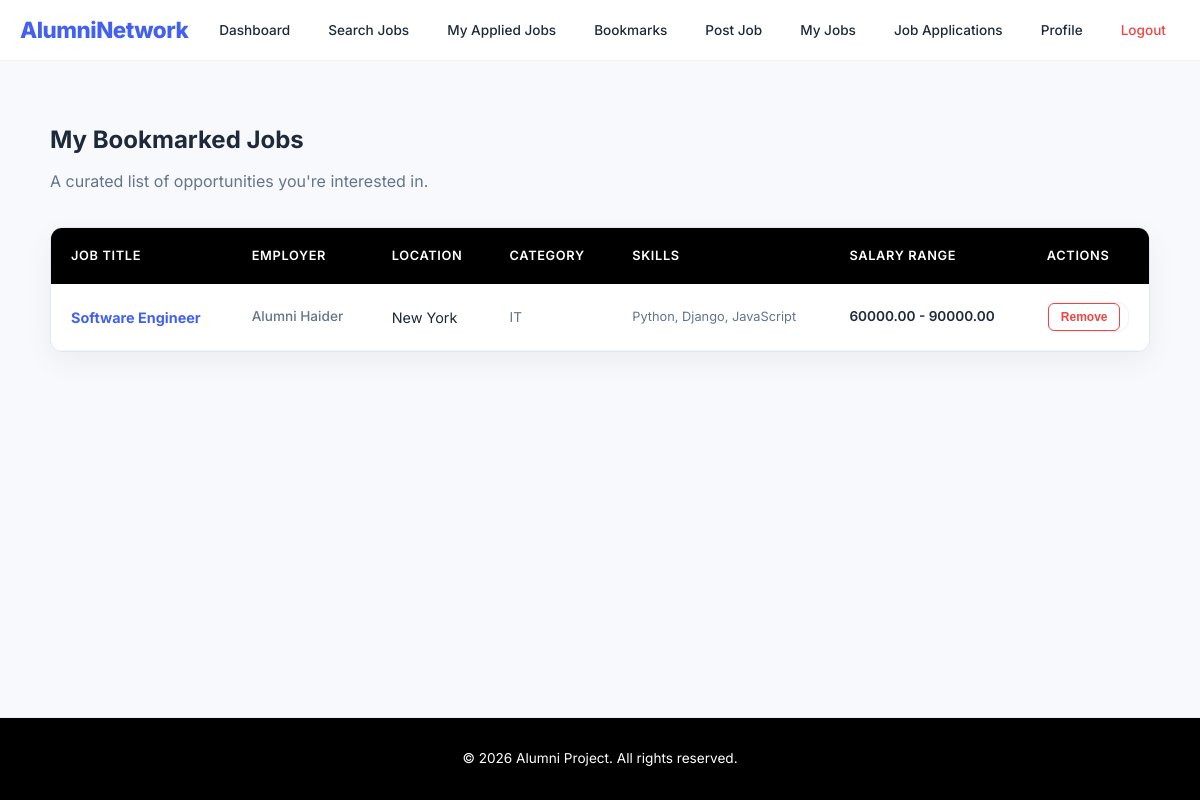
The app's page /my-bookmarks/ (signed in) with its own data.
### myapp/models.py (models this page shows, shortened)
class Bookmark(models.Model):
    user = models.ForeignKey(UserRegister, on_delete=models.CASCADE)
    job = models.ForeignKey(Job, on_delete=models.CASCADE)
    created_at = models.DateTimeField(auto_now_add=True)
    class Meta:
        unique_together = ('user', 'job')

class Job(models.Model):
    STATUS_CHOICES = (
        ('pending', 'Pending'),
        ('approved', 'Approved'),
        ('rejected', 'Rejected'),
    )
    employer = models.ForeignKey(
        UserRegister,
        on_delete=models.CASCADE,
        limit_choices_to={'role__in': ['employer', 'alumni']},
        related_name='jobs'
    )
    title = models.CharField(max_length=255)
    description = models.TextField()
    location = models.CharField(max_length=255)
    salary_min = models.DecimalField(max_digits=10, decimal_places=2, blank=True, null=True)
    salary_max = models.DecimalField(max_digits=10, decimal_places=2, blank=True, null=True)
    category = models.CharField(max_length=255)
    skills_required = models.TextField(help_text="Comma separated skills")
    status = models.CharField(max_length=20, choices=STATUS_CHOICES, default='approved')
    created_at = models.DateTimeField(auto_now_add=True)

class UserRegister(models.Model):
    id = models.AutoField(primary_key=True)
    full_name = models.CharField(max_length=255)
    username = models.CharField(max_length=150, unique=True)
    email = models.EmailField(unique=True)
    password = models.CharField(max_length=128)
    GENDER_CHOICES = [
        ('male', 'Male'),
        ('female', 'Female'),
        ('other', 'Other'),
    ]
    gender = models.CharField(max_length=6, choices=GENDER_CHOICES)
    age = models.PositiveIntegerField()
    ROLE_CHOICES = [
        ('alumni', 'Alumni'),
        ('student', 'Student'),
        ('employer', 'Employer'),
    ]
    role = models.CharField(max_length=20, choices=ROLE_CHOICES)
    STATUS_CHOICES = [
        ('pending', 'Pending'),
        ('approved', 'Approved'),
        ('rejected', 'Rejected'),
    ]
    status = models.CharField(
        max_length=10,
        choices=STATUS_CHOICES,
        default='pending'
    )
    phone = models.CharField(max_length=20, blank=True, null=True)
    city = models.CharField(max_length=100, blank=True, null=True)
    country = models.CharField(max_length=100, blank=True, null=True)
    education = models.CharField(max_length=255, blank=True)
    skills = models.TextField(blank=True)
    experience = models.TextField(blank=True)
    contact_number = models.CharField(max_length=15, blank=True)
    resume = models.FileField(upload_to='resumes/', null=True, blank=True)
    is_public = models.BooleanField(default=True)
    date_joined = models.DateTimeField(auto_now_add=True)
    is_active = models.BooleanField(default=True)

### myapp/views.py (the view)
# urls.py: path('my-bookmarks/', views.my_bookmarks, name='my_bookmarks'),
def my_bookmarks(request):
    username = request.session.get('username')
    role = request.session.get('role')
    if not username or role not in ['student', 'alumni']:
        return redirect('login')
    user = get_object_or_404(UserRegister, username=username)
    bookmarks = Bookmark.objects.filter(user=user).select_related('job').order_by('-created_at')
    return render(request, 'my_bookmarks.html', {'bookmarks': bookmarks})

### templates/my_bookmarks.html (shortened to what this page needs)
{% extends "base.html" %}
{% block content %}
<div class="page-header">
    <h2>My Bookmarked Jobs</h2>
    <p style="color: var(--text-light); margin-top: -10px;">A curated list of opportunities you're interested in.</p>
</div>
<div class="table-card">
    <table>
        <thead>
            <tr>
                <th>Job Title</th>
                <th>Employer</th>
                <th>Location</th>
                <th>Category</th>
                <th>Skills</th>
                <th>Salary Range</th>
                <th>Actions</th>
            </tr>
        </thead>
        <tbody>
            {% for bookmark in bookmarks %}
            <tr>
                <td>
                    <a href="{% url 'job_detail' bookmark.job.id %}" class="job-link">
                        {{ bookmark.job.title }}
                    </a>
                </td>
                <td class="employer-name">{{ bookmark.job.employer.full_name }}</td>
                <td><small></small> {{ bookmark.job.location }}</td>
                <td><span style="font-size: 0.85rem; color: var(--text-light);">{{ bookmark.job.category }}</span></td>
                <td style="max-width: 200px; font-size: 0.8rem; color: var(--text-light);">
                    {{ bookmark.job.skills_required|truncatechars:50 }}
                </td>
                <td style="font-weight: 600; font-size: 0.85rem;">
                    {{ bookmark.job.salary_min }} - {{ bookmark.job.salary_max }}
                </td>
                <td>
                    <form method="post" action="{% url 'toggle_bookmark' bookmark.job.id %}" style="box-shadow:none; padding:0; margin:0;">
                        <button type="submit" class="btn-remove">Remove</button>
                    </form>
                </td>
            </tr>
            {% endfor %}
        </tbody>
    </table>
</div>
{% endblock %}

### templates/base.html (style rules this page uses)
:root { --primary-color: #4361ee; --secondary-color: #3f37c9; --bg-color: #f8f9fd; --card-bg: #ffffff; --text-dark: #1e293b; --text-light: #64748b; --success: #10b981; --danger: #ef4444; --shadow: 0 10px 30px rgba(0, 0, 0, 0.05); --radius: 12px; }
body { font-family: 'Inter', sans-serif; margin: 0; padding: 0; background-color: var(--bg-color); color: var(--text-dark); line-height: 1.6; display: flex; flex-direction: column; min-height: 100vh; }
form, .dashboard-card { background: var(--card-bg); padding: 35px; border-radius: var(--radius); box-shadow: var(--shadow); border: 1px solid #edf2f7; }

### templates/my_bookmarks.html (style rules this page uses)
.page-header { margin-bottom: 2rem; }
.table-card { background: var(--card-bg); border-radius: var(--radius); box-shadow: var(--shadow); overflow-x: auto; border: 1px solid #e2e8f0; animation: fadeIn 0.4s ease-in-out; }
table { width: 100%; border-collapse: collapse; text-align: left; min-width: 900px; }
th { background-color: #000000; color: white; font-weight: 600; font-size: 0.8rem; text-transform: uppercase; letter-spacing: 0.05em; padding: 18px 20px; }
td { padding: 18px 20px; border-bottom: 1px solid #f1f5f9; vertical-align: middle; font-size: 0.9rem; color: var(--text-dark); }
.job-link { color: var(--primary-color); text-decoration: none; font-weight: 700; }
.employer-name { font-weight: 500; color: var(--text-light); font-size: 0.85rem; }
.btn-remove { background: transparent; color: var(--danger); border: 1px solid var(--danger); padding: 6px 12px; border-radius: 6px; font-size: 0.75rem; font-weight: 600; cursor: pointer; transition: 0.2s; }

### records on screen
Bookmark: job "Software Engineer", job.employer.full_name "Alumni Haider", job.location "New York", job.category "IT", job.skills_required "Python, Django, JavaScript", job.salary_min "60000.00", job.salary_max "90000.00"
